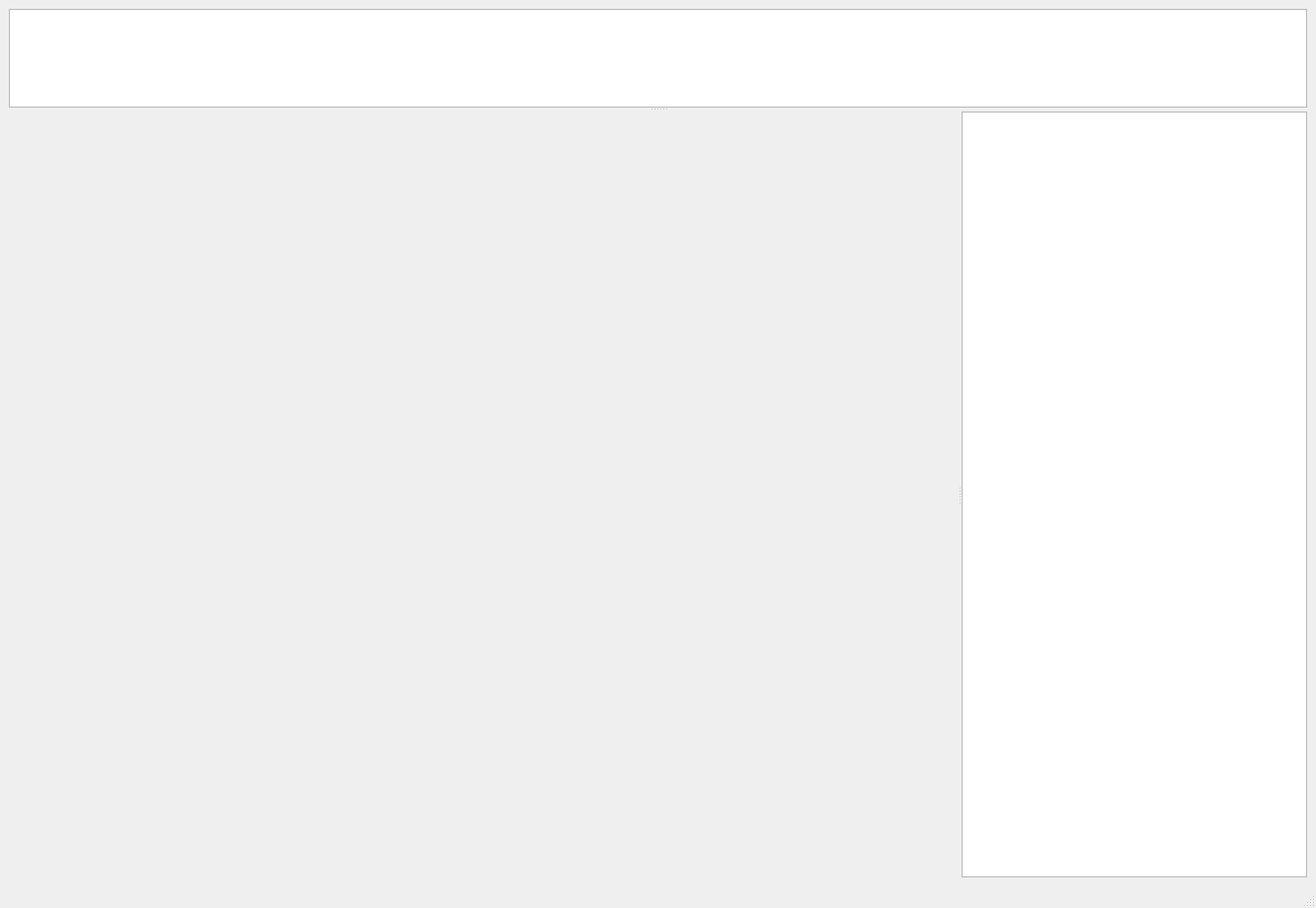
<?xml version="1.0" encoding="UTF-8"?>
<ui version="4.0">
 <class>MainWindow</class>
 <widget class="QMainWindow" name="MainWindow">
  <property name="geometry">
   <rect>
    <x>0</x>
    <y>0</y>
    <width>1333</width>
    <height>920</height>
   </rect>
  </property>
  <property name="acceptDrops">
   <bool>true</bool>
  </property>
  <property name="windowTitle">
   <string>MainWindow</string>
  </property>
  <widget class="QWidget" name="centralwidget">
   <layout class="QVBoxLayout" name="verticalLayout">
    <item>
     <widget class="QSplitter" name="splitter_2">
      <property name="orientation">
       <enum>Qt::Vertical</enum>
      </property>
      <widget class="QTextEdit" name="drag_and_drop">
       <property name="maximumSize">
        <size>
         <width>16777215</width>
         <height>100</height>
        </size>
       </property>
       <property name="whatsThis">
        <string extracomment="Drag and Drop area"/>
       </property>
       <property name="autoFillBackground">
        <bool>true</bool>
       </property>
       <property name="documentTitle">
        <string extracomment="Drag and Drop Area"/>
       </property>
      </widget>
      <widget class="QSplitter" name="splitter">
       <property name="orientation">
        <enum>Qt::Horizontal</enum>
       </property>
       <widget class="ImageView" name="imageView" native="true">
        <property name="acceptDrops">
         <bool>true</bool>
        </property>
       </widget>
       <widget class="QTextBrowser" name="tags_browser">
        <property name="maximumSize">
         <size>
          <width>350</width>
          <height>16777215</height>
         </size>
        </property>
        <property name="readOnly">
         <bool>false</bool>
        </property>
       </widget>
      </widget>
     </widget>
    </item>
   </layout>
  </widget>
  <widget class="QMenuBar" name="menubar">
   <property name="geometry">
    <rect>
     <x>0</x>
     <y>0</y>
     <width>1333</width>
     <height>21</height>
    </rect>
   </property>
  </widget>
  <widget class="QStatusBar" name="statusbar"/>
 </widget>
 <customwidgets>
  <customwidget>
   <class>ImageView</class>
   <extends>QWidget</extends>
   <header>pyqtgraph</header>
   <container>1</container>
  </customwidget>
 </customwidgets>
 <resources/>
 <connections/>
</ui>
